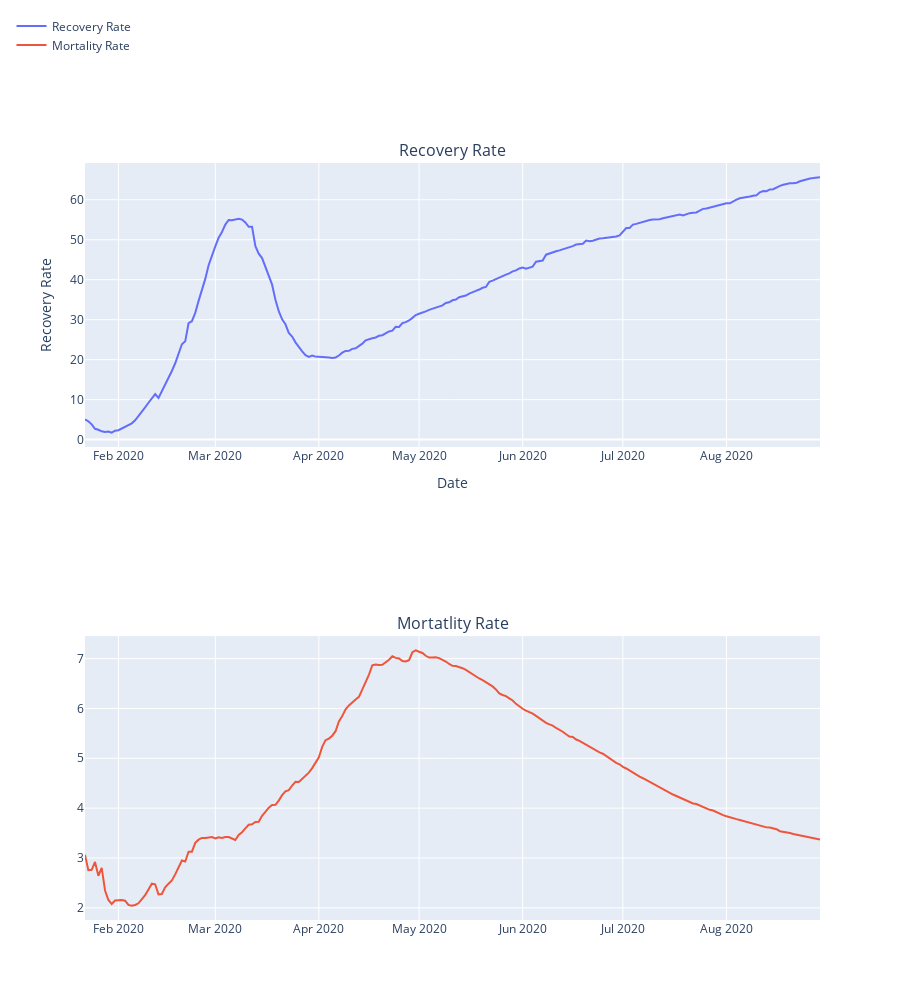

Notebook code for this chart:
### Code cell
datewise["Mortality Rate"]=(datewise["Deaths"]/datewise["Confirmed"])*100
datewise["Recovery Rate"]=(datewise["Recovered"]/datewise["Confirmed"])*100
datewise["Active Cases"]=datewise["Confirmed"]-datewise["Recovered"]-datewise["Deaths"]
datewise["Closed Cases"]=datewise["Recovered"]+datewise["Deaths"]

print("Average Mortality Rate",datewise["Mortality Rate"].mean())
print("Median Mortality Rate",datewise["Mortality Rate"].median())
print("Average Recovery Rate",datewise["Recovery Rate"].mean())
print("Median Recovery Rate",datewise["Recovery Rate"].median())

#Plotting Mortality and Recovery Rate 
fig = make_subplots(rows=2, cols=1,
                   subplot_titles=("Recovery Rate", "Mortatlity Rate"))
fig.add_trace(
    go.Scatter(x=datewise.index, y=(datewise["Recovered"]/datewise["Confirmed"])*100,name="Recovery Rate"),
    row=1, col=1
)
fig.add_trace(
    go.Scatter(x=datewise.index, y=(datewise["Deaths"]/datewise["Confirmed"])*100,name="Mortality Rate"),
    row=2, col=1
)
fig.update_layout(height=1000,legend=dict(x=-0.1,y=1.2,traceorder="normal"))
fig.update_xaxes(title_text="Date", row=1, col=1)
fig.update_yaxes(title_text="Recovery Rate", row=1, col=1)
fig.update_xaxes(title_text="Date", row=1, col=2)
fig.update_yaxes(title_text="Mortality Rate", row=1, col=2)
fig.show()

### Figure 1 — Plotly figure (JSON) as saved in the notebook; plotly's stock layout.template omitted (floating-point values rounded to 4 significant figures; data arrays with more than 128 entries replaced by an {"elided": "..."} marker saying what was removed)
{"data": [{"name": "Recovery Rate", "type": "scatter", "x": {"elided": "221 str values"}, "xaxis": "x", "y": {"elided": "221 float values"}, "yaxis": "y"}, {"name": "Mortality Rate", "type": "scatter", "x": {"elided": "221 str values"}, "xaxis": "x2", "y": {"elided": "221 float values"}, "yaxis": "y2"}], "layout": {"annotations": [{"font": {"size": 16}, "showarrow": false, "text": "Recovery Rate", "x": 0.5, "xanchor": "center", "xref": "paper", "y": 1, "yanchor": "bottom", "yref": "paper"}, {"font": {"size": 16}, "showarrow": false, "text": "Mortatlity Rate", "x": 0.5, "xanchor": "center", "xref": "paper", "y": 0.375, "yanchor": "bottom", "yref": "paper"}], "height": 1000, "legend": {"traceorder": "normal", "x": -0.1, "y": 1.2}, "xaxis": {"anchor": "y", "domain": [0, 1], "title": {"text": "Date"}}, "xaxis2": {"anchor": "y2", "domain": [0, 1]}, "yaxis": {"anchor": "x", "domain": [0.625, 1], "title": {"text": "Recovery Rate"}}, "yaxis2": {"anchor": "x2", "domain": [0, 0.375]}}}
